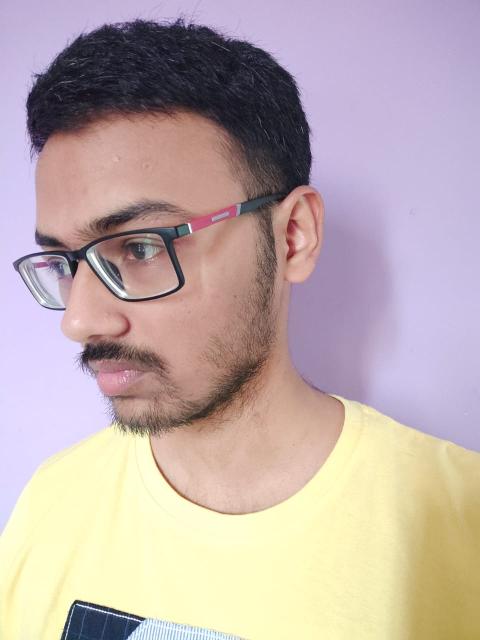
#> input picture Assignment1/images1/r0.jpg, 960 x 1280 px (shown at 1/2 size); its folder holds only this picture in this run
$ jupyter execute --allow-errors Assignment1.ipynb
#> lines starting #> are read from the running program, lines starting #| are printed output that depends on the picture
#> further down, i1 is the input picture: shape (1280, 960, 3); mean B, G, R 170.6, 173.2, 190.2
#> `i1 = cv2.imread("images1/"+img[i], 0)`:
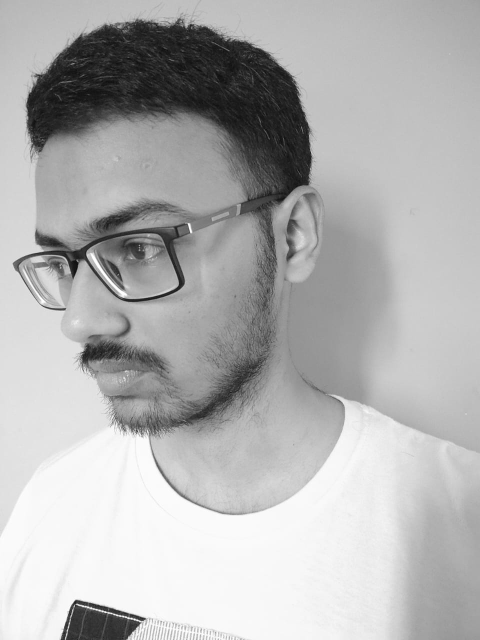
#> i1: shape (1280, 960) (shown at 1/2 size); min 2, max 255, mean 178
[cell 1]
import numpy as np
import cv2
from matplotlib import pyplot as plt
import os
from os import listdir

[cell 2]
import os
os.getcwd()
collection = 'C:/Users/rammo/DIP/Assignment1/images1'
for i, filename in enumerate(os.listdir(collection)):
    os.rename('C:/Users/rammo/DIP/Assignment1/images1/' + filename, 'C:/Users/rammo/DIP/Assignment1/images1/r' + str(i) + ".jpg")

[cell 3]
path = r'C:\Users\rammo\DIP\Assignment1\images1'

img_org = []
for images in os.listdir(path):
    if( images.endswith(".jpg") or images.endswith(".jpeg")):
        img_org.append(images)

[cell 4]
img = img_org[:99]
img_ref = []
#> (the rest of this cell did not finish here and is left out)

[cell 5]
rmse = []
#> (the rest of this cell did not finish here and is left out)

[cell 6]
plt.figure(dpi=100, figsize=(7,5))
plt.bar(range(0,len(img)), rmse, color='red')
# plt.plot(range(0,len(img)), rmse, color='red')
plt.xlabel('Image')
plt.ylabel('RMSE')
plt.title('RMSE vs Image')
plt.show()

[cell 7]
plt.figure(dpi=100, figsize=(7,5))
#> (the rest of this cell did not finish here and is left out)

For Gray scale images

[cell 8]
rmse_gray = []
#> (the rest of this cell did not finish here and is left out)


$ run again, on Assignment1/images1/r12.jpg
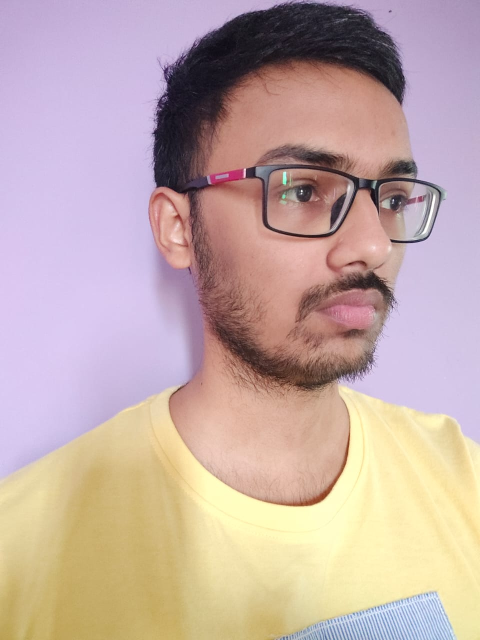
#> input picture Assignment1/images1/r12.jpg, 960 x 1280 px (shown at 1/2 size)
#> i1 is the input picture: shape (1280, 960, 3); mean B, G, R 166.9, 171.6, 195.4
#> `i1 = cv2.imread("images1/"+img[i], 0)`:
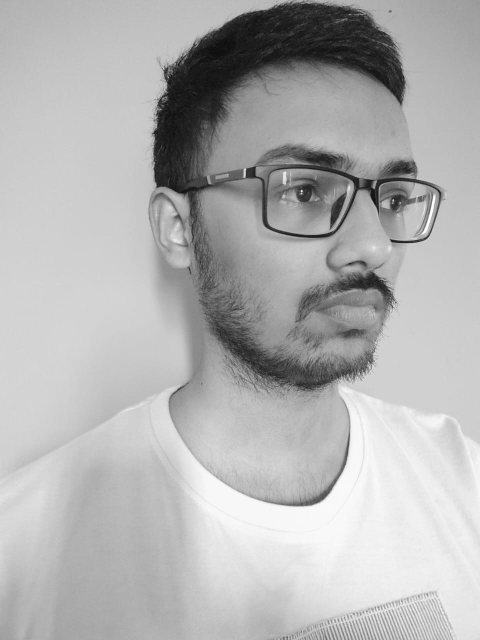
#> i1: shape (1280, 960) (shown at 1/2 size); min 4, max 255, mean 178.2

$ run again, on Assignment1/images1/r13.jpg
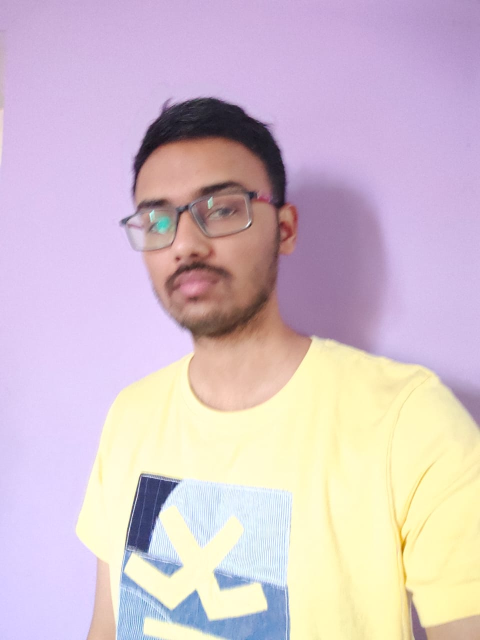
#> input picture Assignment1/images1/r13.jpg, 960 x 1280 px (shown at 1/2 size)
#> i1 is the input picture: shape (1280, 960, 3); mean B, G, R 203.9, 193.7, 212.7
#> `i1 = cv2.imread("images1/"+img[i], 0)`:
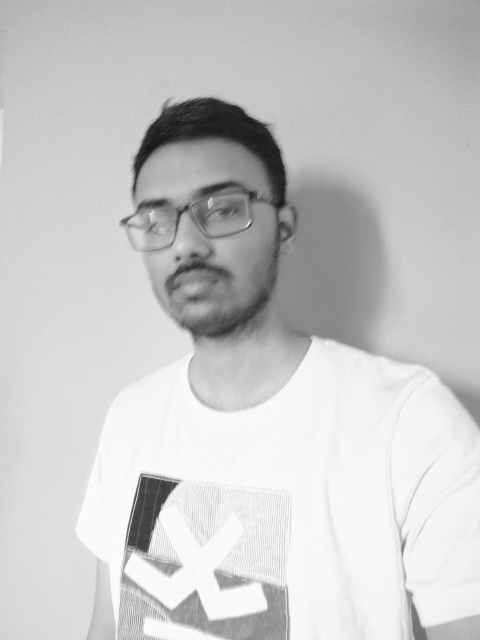
#> i1: shape (1280, 960) (shown at 1/2 size); min 17, max 255, mean 200.6

$ run again, on Assignment1/images1/r14.jpg
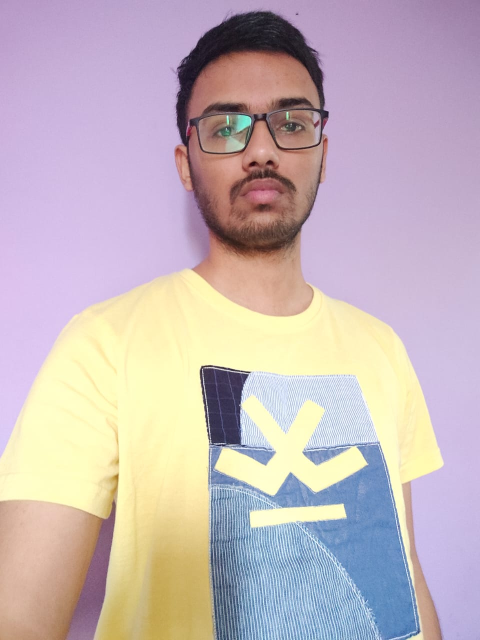
#> input picture Assignment1/images1/r14.jpg, 960 x 1280 px (shown at 1/2 size)
#> i1 is the input picture: shape (1280, 960, 3); mean B, G, R 185.8, 182, 197
#> `i1 = cv2.imread("images1/"+img[i], 0)`:
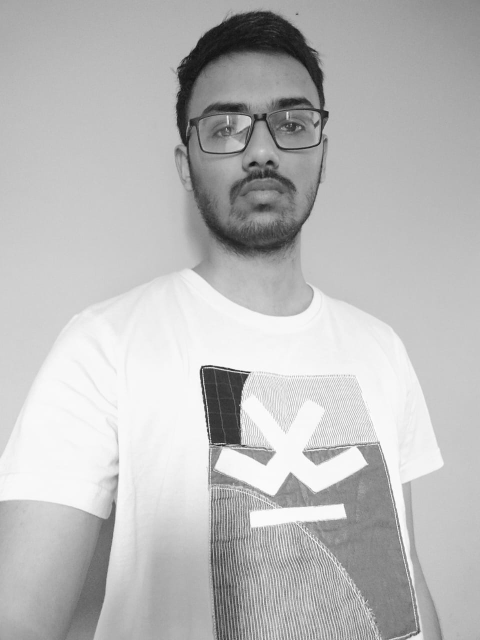
#> i1: shape (1280, 960) (shown at 1/2 size); min 8, max 255, mean 187

$ run again, on Assignment1/images1/r1.jpg
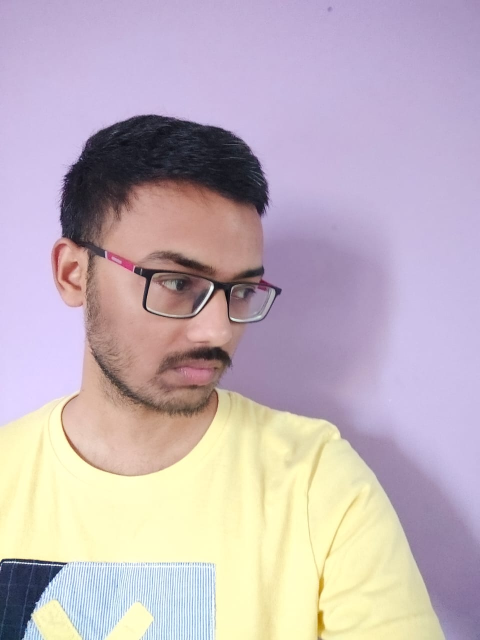
#> input picture Assignment1/images1/r1.jpg, 960 x 1280 px (shown at 1/2 size)
#> i1 is the input picture: shape (1280, 960, 3); mean B, G, R 187.2, 179.3, 194.2
#> `i1 = cv2.imread("images1/"+img[i], 0)`:
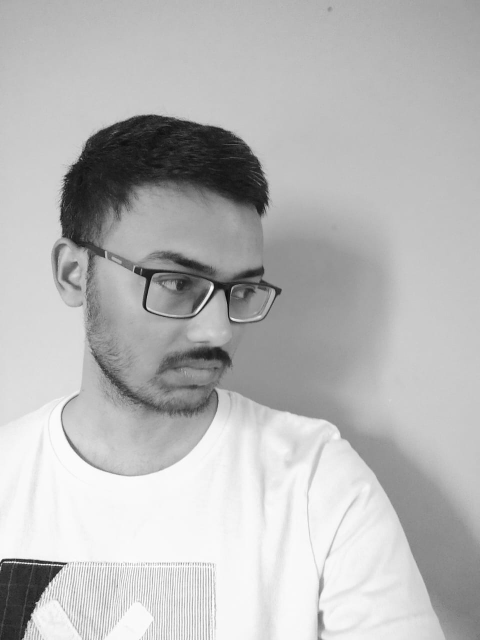
#> i1: shape (1280, 960) (shown at 1/2 size); min 0, max 255, mean 184.7
